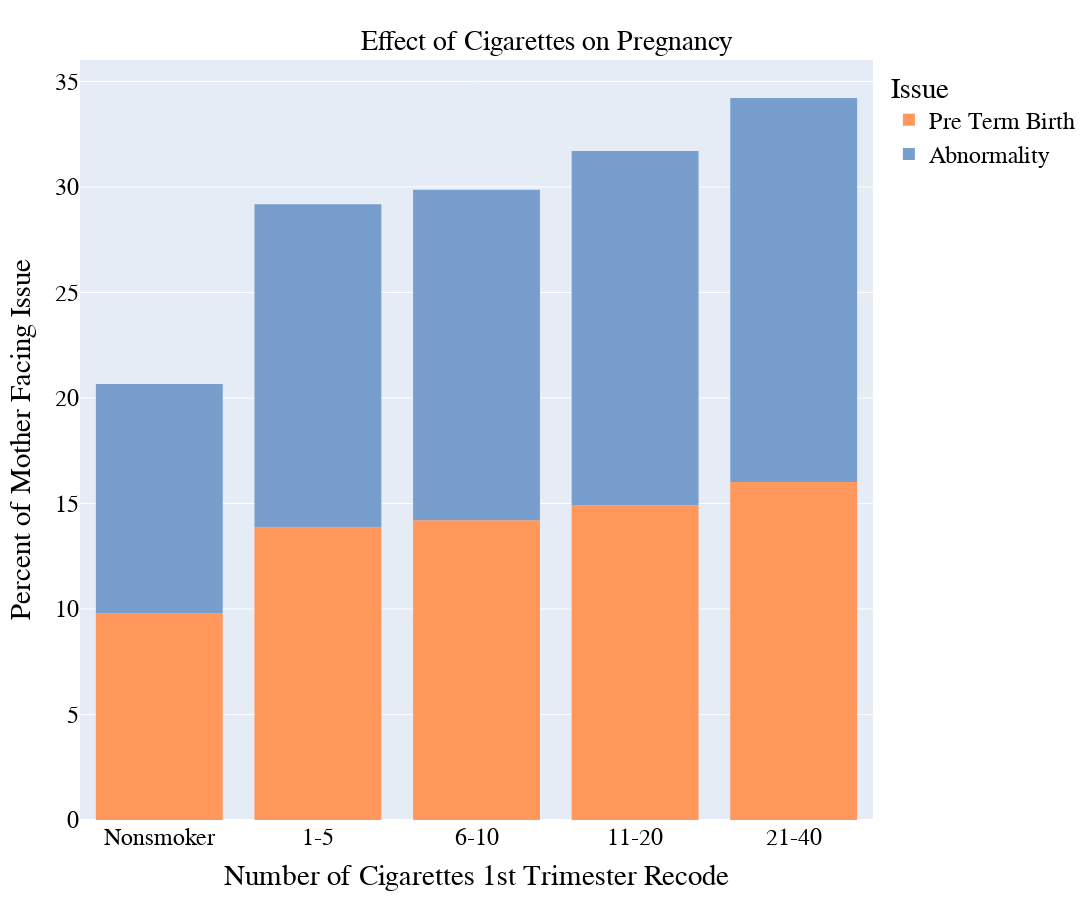

The code cell stored with this chart in its notebook:
### Markdown cell above
## Visualization 1

Impact of Cigarettes

### Code cell
group_by_list = [
'D149.V144', # Number of Cigarettes 1st Trimester Recode
]
measure_selection = {
    'M_002': 'D149.M002', # Births
}
observation_selection = {
    'O_oe_gestation':'D149.V33'
}
variable_filter = {
    'V_D149.V33': ['01','02','03','04','05'], # filtering only yes and no
    'V_D149.V144': ['0','1','2','3','4'], # filtering only cigar values
}
dataObj = wd.WonderD149Data(group_by_list,measure_selection,observation_selection,variable_filter)
preterm_birth_cigar_yes = dataObj.getData()

group_by_list = [
'D149.V144', # Number of Cigarettes 1st Trimester Recode
]
measure_selection = {
    'M_002': 'D149.M002', # Births
}
observation_selection = {
    'O_oe_gestation':'D149.V33'
}
variable_filter = {
    'V_D149.V33': ['06','07','08','09','10'], # filtering only yes and no
    'V_D149.V144': ['0','1','2','3','4'], # filtering only required cigar values
}
dataObj = wd.WonderD149Data(group_by_list,measure_selection,observation_selection,variable_filter)
preterm_birth_cigar_no = dataObj.getData()

group_by_list = [
'D149.V144', # Number of Cigarettes 1st Trimester Recode
]
measure_selection = {
    'M_002': 'D149.M002', # Births
}
observation_selection = {
}
variable_filter = {
    'V_D149.V122': ['0'], # filtering only yes and no
    'V_D149.V144': ['0','1','2','3','4'], # filtering only required cigar values
}
dataObj = wd.WonderD149Data(group_by_list,measure_selection,observation_selection,variable_filter)
abnormalities_cigar_yes = dataObj.getData()

group_by_list = [
'D149.V144', # Number of Cigarettes 1st Trimester Recode
]
measure_selection = {
    'M_002': 'D149.M002', # Births
}
observation_selection = {
}
variable_filter = {
    'V_D149.V122': ['1','9'], # filtering only yes and no
    'V_D149.V144': ['0','1','2','3','4'], # filtering only required cigar values
}
dataObj = wd.WonderD149Data(group_by_list,measure_selection,observation_selection,variable_filter)
abnormalities_cigar_no = dataObj.getData()

preterm_birth_cigar = hp.merge_dataframe_on_yes_and_no(preterm_birth_cigar_yes,preterm_birth_cigar_no,'Number of Cigarettes 1st Trimester Recode','Pre Term Birth')
abnormalities_cigar = hp.merge_dataframe_on_yes_and_no(abnormalities_cigar_yes,abnormalities_cigar_no,'Number of Cigarettes 1st Trimester Recode','Abnormality')
final_df_cigar = pd.concat([preterm_birth_cigar,abnormalities_cigar]).reset_index()[["Number of Cigarettes 1st Trimester Recode","Percent of Mother Facing Issue","Issue"]]
fig = hp.plot_histogram(final_df_cigar,"Number of Cigarettes 1st Trimester Recode",'Effect of Cigarettes on Pregnancy')
fig

### Figure 1 — Plotly figure (JSON) as saved in the notebook; plotly's stock layout.template omitted (floating-point values rounded to 4 significant figures)
{"data": [{"alignmentgroup": "True", "bingroup": "x", "histfunc": "sum", "hovertemplate": "Issue=Pre Term Birth<br>Number of Cigarettes 1st Trimester Recode=%{x}<br>sum of Percent of Mother Facing Issue=%{y}<extra></extra>", "legendgroup": "Pre Term Birth", "marker": {"color": "rgb(255, 152, 90)", "pattern": {"shape": ""}}, "name": "Pre Term Birth", "offsetgroup": "Pre Term Birth", "orientation": "v", "showlegend": true, "type": "histogram", "x": ["Nonsmoker", "1-5", "6-10", "11-20", "21-40"], "xaxis": "x", "y": [9.803, 13.88, 14.21, 14.92, 16.02], "yaxis": "y"}, {"alignmentgroup": "True", "bingroup": "x", "histfunc": "sum", "hovertemplate": "Issue=Abnormality<br>Number of Cigarettes 1st Trimester Recode=%{x}<br>sum of Percent of Mother Facing Issue=%{y}<extra></extra>", "legendgroup": "Abnormality", "marker": {"color": "rgb(119, 158, 204)", "pattern": {"shape": ""}}, "name": "Abnormality", "offsetgroup": "Abnormality", "orientation": "v", "showlegend": true, "type": "histogram", "x": ["Nonsmoker", "1-5", "6-10", "11-20", "21-40"], "xaxis": "x", "y": [10.86, 15.3, 15.66, 16.78, 18.2], "yaxis": "y"}], "layout": {"barmode": "relative", "font": {"color": "black", "family": "Verdana", "size": 24}, "height": 900, "legend": {"title": {"font": {"color": "black"}, "text": "Issue"}, "tracegroupgap": 0}, "margin": {"t": 60}, "title": {"font": {"color": "black", "family": "Verdana", "size": 28}, "text": "Effect of Cigarettes on Pregnancy", "x": 0.5, "xanchor": "center", "yanchor": "top"}, "width": 1800, "xaxis": {"anchor": "y", "domain": [0, 1], "title": {"text": "Number of Cigarettes 1st Trimester Recode"}}, "yaxis": {"anchor": "x", "domain": [0, 1], "title": {"text": "Percent of Mother Facing Issue"}}}}
